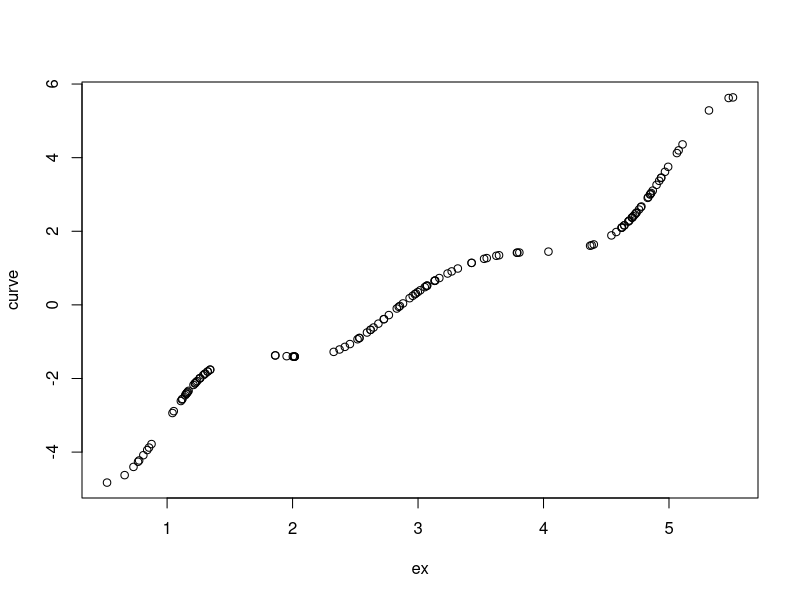

Source code (R):
mers = function(y, w, v, prior=NULL, maxiter=500, tol=1e-4, n_grid=1e3)
{
  library(matrixStats)
  library(splines)
  N = length(y)
  D = ncol(w)
  W = cbind(1,w)
  WtW = crossprod(W)
  nknots = min(round(log(length(unique(v)))), 35)
  
  # Hyperparameters
  if (is.null(prior))
  {
    mubeta.0 = rep(0, D+1)
    sigbeta.0 = diag(rep(1e3, D+1))
    sig2v = 100
    sig2mu = 1e8
    axi = bxi = atau = btau = asig = bsig = 1e-3
  }
  else
  {
    mubeta.0 = prior$mubeta.0
    sigbeta.0 = prior$sigbeta.0
    sig2v = prior$sig2v
    sig2mu = prior$sig2mu
    axi = prior$axi
    bxi = prior$bxi
    atau = prior$atau
    btau = prior$btau
    asig = prior$asig
    bsig = prior$bsig
  }
  sb0i = solve(sigbeta.0)
  sbimb0 = sb0i %*% mubeta.0
  
  # Define grids
  deviance = diff(range(v))
  grid = seq(min(v)-deviance/10, max(v)+deviance/10, length.out=n_grid)
  
  # Construct spline bases on these grids
  knots = quantile(grid, seq(0,1,length=(nknots+2))[-c(1,nknots+2)])
  vphi_g = bs(grid, knots=knots, degree=3, intercept=TRUE) # M*J
  J = ncol(vphi_g)
  
  # Initialize variational parameters
  sig.ratio = tau.ratio = xi.ratio = 1
  mubeta.q = rep(0, D+1)
  mutheta.q = rep(0, J)
  sigtheta.q = diag(rep(10, J))
  asigtl = asig + (N/2)
  atautl = atau + (J/2)
  axitl = axi + (N/2)
  mutl = 0
  vphiq = matrix(0, N, J)
  ex = ex2 = rep(0, N)
  
  # Update as
  for (iter in 1:maxiter)
  {
    mubeta.q.old = mubeta.q
    mutheta.q.old = mutheta.q
    
    # denoised variate(x)
    common = -0.5*(sig.ratio*diag(vphi_g%*%(outer(mutheta.q, mutheta.q)+sigtheta.q)%*%t(vphi_g)) + (xi.ratio+(1/sig2v))*grid^2 - 2*mutl*xi.ratio*grid) # M*1
    resid = drop(y-W%*%mubeta.q)
    for (n in 1:N)
    {
      # Assume a>b>c. Then log(exp(a)-exp(b)+exp(c)) = log(1-exp(b-a)+exp(b-c))+a
      pmgrid = common + v[n]*grid/sig2v + sig.ratio*resid[n]*vphi_g%*%mutheta.q # M*1
      pmgrid = drop(pmgrid)
      lognormalizer = logSumExp(pmgrid)
      # normalizer = sum(exp(pmgrid))
      max_exp = max(log(abs(grid))+pmgrid)
      ex[n] = exp(log(sum(sign(grid)*exp(log(abs(grid))+pmgrid-max_exp)))+max_exp - lognormalizer)
      # ex[n] = sum(grid*exp(pmgrid))/normalizer
      ex2[n] = exp(logSumExp(2*log(abs(grid))+pmgrid) - lognormalizer)
      # ex2[n] = sum(grid^2*exp(pmgrid))/normalizer
      colmax = apply(log(abs(vphi_g))+pmgrid,2,max)
      exponent =  sign(vphi_g)*exp(log(abs(vphi_g))+pmgrid-outer(rep(1,n_grid),colmax))
      vphiq[n,] = exp(log(apply(exponent,2,sum))+colmax-lognormalizer)
      # vphiq[n,] = drop(t(vphi_g)%*%exp(pmgrid))/exp(lognormalizer)
    }
    knots = quantile(ex, seq(0,1,length=(nknots+2))[-c(1,nknots+2)])
    vphiq = bs(ex, knots=knots, degree=3, intercept=TRUE) # M*J
    vphitvphiq = t(vphiq)%*%vphiq
    varx = ex2 - (ex)^2
    
    # beta
    sigbeta.q = solve(sb0i + sig.ratio*WtW)
    mubeta.q = sigbeta.q %*% (sbimb0 + sig.ratio*t(W)%*%(y-vphiq%*%mutheta.q))
    mubeta.q = drop(mubeta.q)
    
    # theta
    sigtheta.q = solve(tau.ratio*diag(J) + sig.ratio*vphitvphiq)
    mutheta.q = sig.ratio * sigtheta.q%*%t(vphiq)%*%(y-W%*%mubeta.q)
    mutheta.q = drop(mutheta.q)
    
    # mu
    sig2mutl = 1/((1/sig2mu)+xi.ratio*N)
    mutl = sig2mutl*xi.ratio*sum(ex)
    
    # xi
    bxitl = bxi + 0.5*(sum((ex-mutl)^2)+sum(varx)+N*sig2mutl)
    xi.ratio = axitl/bxitl
    
    # tau
    btautl = btau + 0.5*(sum(mutheta.q^2)+sum(diag(sigtheta.q)))
    tau.ratio = atautl/btautl
    
    # sigma
    ssterm = sum((y-W%*%mubeta.q-vphiq%*%mutheta.q)^2)
    trterm1 = sum(diag(WtW%*%sigbeta.q))
    trterm2 = sum(diag(vphitvphiq%*%sigtheta.q))
    bsigtl = bsig + 0.5*(ssterm+trterm1+trterm2)
    sig.ratio = asigtl/bsigtl
    
    # Convergence
    bool1 = sqrt(mean((mubeta.q-mubeta.q.old)^2)) < tol
    bool2 = sqrt(mean((mutheta.q-mutheta.q.old)^2)) < tol
    if (bool1&bool2) 
    {
      break
    }
    else
    {
      cat(iter,"\tbeta :", sqrt(mean((mubeta.q-mubeta.q.old)^2)), "\ttheta :", sqrt(mean((mutheta.q-mutheta.q.old)^2)), "\n")
    }
  }
  knots = quantile(ex, seq(0,1,length=(nknots+2))[-c(1,nknots+2)])
  curve = bs(ex, knots=knots, degree=3, intercept=TRUE)%*%mutheta.q
  browser()
  plot(ex,curve)
}

# y = wb + f(x)
set.seed(10)
N = 130; D = 5
beta = rnorm(D+1)
RR = 0.8
psi2 = 0.9
sig2v = psi2/RR-psi2
mux = 3
x = rnorm(N, mux, sqrt(psi2))
v = rnorm(N, x, sqrt(sig2v))
w = matrix(rnorm(N*D), N,D)
f = function(x) x*sin(pi*x)
y = cbind(1,w)%*%beta + f(x) + rnorm(N)
# plot(v,y,main="Noise",pch=19)
# plot(v,y,main="Noise and Overshadowed Pattern",pch=19)
# points(x,y, col=2,pch=19,cex=0.7)

result = mers(y,w,x)
